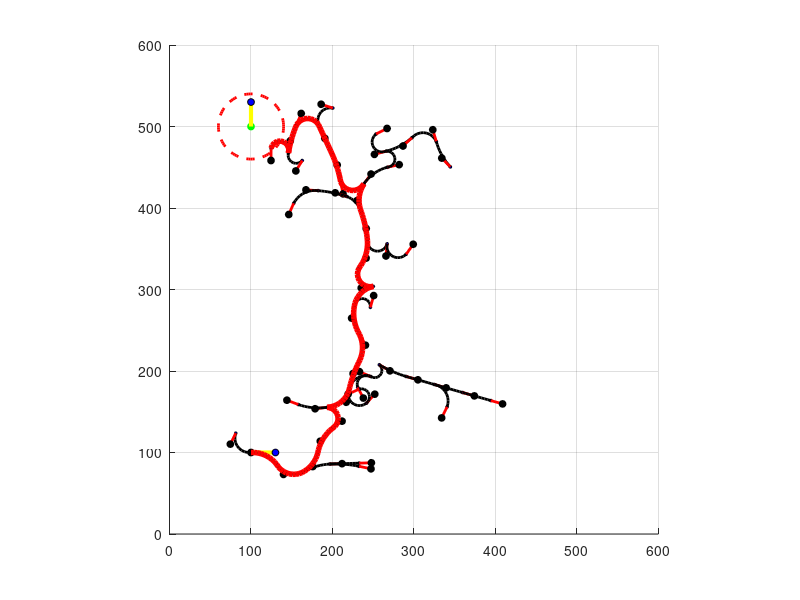

This chart was generated by the following MATLAB code:
clc; clear all; close all; axis equal;
%% Setting up the environment

N = 5000; %maximum number of iterations
step_size = 10;
distance_threshold = 40; %maximum distance between random node and the goal state
orientation_threshold = 10*pi/180;

% Set vehicle constants
dt = 0.1; % Step by 0.1 seconds
L = 7.5; % Car length
max_steering_angle = 0.7; %radians
max_linear_vel = 40;

x_init = 100; y_init = 100; theta_init = 0;
x_goal = 100; y_goal = 500; theta_goal = 90*pi/180;

%x = imread('combined.JPG')
%mapMatrix = image(x)
%mapMatrix
%{
% Enter the map here
rectangle('Position', [40 0 10 80], 'FaceColor', 'black');
rectangle('Position', [90 60 10 100], 'FaceColor', 'black');
rectangle('Position', [90 160 70 10], 'FaceColor', 'black');
rectangle('Position', [150 60 10 100], 'FaceColor', 'black');
rectangle('Position', [120 0 10 40], 'FaceColor', 'black');

% ## MAP 2 ##
rectangle('Position', [0 40 120 10], 'FaceColor', 'black');
rectangle('Position', [80 90 180 10], 'FaceColor', 'black');
rectangle('Position', [0 140 120 10], 'FaceColor', 'black');
mapMatrix(1:120, 40:50) = 1;
mapMatrix(80:200, 90:100) = 1;
mapMatrix(1:120, 140:150) = 1;

mapMatrix(40:50, 1:80) = 1;
mapMatrix(90:100, 60:160) = 1;
mapMatrix(90:160, 160:170) = 1;
mapMatrix(150:160, 60:160) = 1;
mapMatrix(120:130, 1:40) = 1;
%}

%grid size
x_min = 0; y_min = 0;
x_max = 600; y_max = 600;


%drawing the initial and the goal position
figure(1); axis('equal','xy');axis([x_min x_max y_min y_max]); hold on; grid on;
plot(x_init, y_init, 'ko', 'MarkerSize',5, 'MarkerFaceColor','k');
plot(x_goal, y_goal, 'go', 'MarkerSize',5, 'MarkerFaceColor','g');

%line for initial orientation at intitial position
ed = [cos(theta_init) -sin(theta_init); sin(theta_init) cos(theta_init)] * [20*1.5; 0];
plot([x_init, x_init+ed(1)], [y_init, y_init+ed(2)], 'y-', 'Linewidth', 3);
plot(x_init+ed(1), y_init+ed(2), 'ko', 'MarkerSize',5, 'MarkerFaceColor','b');

%line for final orientation at final position
ed = [cos(theta_goal) -sin(theta_goal); sin(theta_goal) cos(theta_goal)] * [20*1.5; 0];
plot([x_goal, x_goal+ed(1)], [y_goal, y_goal+ed(2)], 'y-', 'Linewidth', 3);
plot(x_goal+ed(1), y_goal+ed(2), 'ko', 'MarkerSize',5, 'MarkerFaceColor','b');

%Drawing threshold region around the goal position
viscircles([x_goal, y_goal],distance_threshold,'LineStyle','--');

%% The data structure used to build RRT is a nested structure

%initializing tree
rrt_tree.node(1).x = x_init;
rrt_tree.node(1).y = y_init;
rrt_tree.node(1).theta = theta_init;
rrt_tree.node(1).x_parent = x_init;
rrt_tree.node(1).y_parent = y_init;
rrt_tree.node(1).theta_parent = theta_init;

%velocity at the parent node
rrt_tree.node(1).parent_velocity = 0;

%steering angle at the parent node
rrt_tree.node(1).parent_steering_angle = 0; 
rrt_tree.node(1).distance = 0;
rrt_tree.node(1).index = 1; 
rrt_tree.node(1).parent_index = 0;

%% Building Nonholonomic RRT

%initializing x,y-coordinate and orientation theta of new node that will be
%added in tree R2 * S1
x_new = 0; y_new = 0; theta_new = 0;

iter = 2;
while iter <= N
    %% Generating uniformly distributed random configurations
    
    %Random configuration from a uniform distribution
    x_rand = round((x_max - x_min)*rand);
    y_rand = round((y_max - y_min)*rand);
    %x(x_rand, y_rand)
    %if x(x_rand, y_rand) ~= 255
     %   continue
    %end
    %impixelinfo(x_rand, y_rand)
    theta_rand = (2*pi - 0.0001)*rand;
    
    
    %Adding bias
    random_number = rand;
    bias = 0.1; %Probability by which goal node will be sampled
    if random_number >= (1 - bias) && random_number < 1
        x_rand = x_goal;
        y_rand = y_goal;
        theta_rand = theta_goal;
    else
        x_rand = round((x_max - x_min)*rand);
        y_rand = round((y_max - y_min)*rand);
        theta_rand = (2*pi - 0.0001)*rand;
    end

    
    
    
    
    %% calculating distance between generated random node and other nodes in the tree
    for i = 1:length(rrt_tree.node)
        %Taking euclidean distance metric
        distance(i) = sqrt( (x_rand - rrt_tree.node(i).x)^2 + (y_rand - rrt_tree.node(i).y)^2 +  ((180/pi)^2)*min( [ (theta_rand - rrt_tree.node(i).theta)^2, (theta_rand - rrt_tree.node(i).theta - pi)^2, (theta_rand - rrt_tree.node(i).theta + pi)^2 ] )   );
    end
    [distance_value, parent_index] = min(distance);
    
    %Node in that is closes to the random configuration
    %This is the parent node for the node that will be added to the tree
    x_near = rrt_tree.node(parent_index).x;
    y_near = rrt_tree.node(parent_index).y;
    theta_near = rrt_tree.node(parent_index).theta;
    
    %% Computing motion primitives from the parent node and storing the end points
    % of the trajectories as new possible nodes in the new_node_array
    
    path = [x_near, y_near, theta_near]; %parent node in tree from where we calculate the paths
    steering_angle = -max_steering_angle;
    linear_vel = -max_linear_vel;
    new_node_array_iter = 1; %iterator to keep track of the number of element being added
    distance_new_node = 0; %distance of end point of the motion primitive from random node
    while linear_vel <= max_linear_vel
        while steering_angle <= max_steering_angle
            for i = 2:step_size
                path(i,1) = path(i-1,1) + linear_vel*cos(path(i-1,3))*dt;
                path(i,2) = path(i-1,2) + linear_vel*sin(path(i-1,3))*dt;
                path(i,3) = path(i-1,3) + (linear_vel/L)*tan(steering_angle)*dt;
            end
            distance_new_node = sqrt( (x_rand - path(i,1))^2 + (y_rand - path(i,2))^2 + ((180/pi)^2)*min( [ (theta_rand - path(i,3))^2, (theta_rand - path(i,3) - pi)^2, (theta_rand - path(i,3) + pi)^2 ] )   );
            new_node_array(new_node_array_iter,:) = [distance_new_node, linear_vel, steering_angle, path(i,1), path(i,2), path(i,3)];
            new_node_array_iter = new_node_array_iter + 1;

            steering_angle = steering_angle + 0.05;
        end
        if (linear_vel + 5) > -30 && (linear_vel + 5) < 30
            linear_vel = 30;
        else
            linear_vel = linear_vel + 5;
        end
        steering_angle = -max_steering_angle; %Resetting steering angle for the next linear velocity
    end
    
    %% Computing which node from the new possible nodes is closest to the
    % random node
    [distance_new_node_value, new_node_array_index] = min(new_node_array(:,1));
    %new node parameters
    x_new = new_node_array(new_node_array_index,4);
    y_new = new_node_array(new_node_array_index,5);
    theta_new = new_node_array(new_node_array_index,6);
    
    %Making sure that value of theta lies between 0 and 2*pi. 
    if theta_new < 0
        theta_new = 2*pi - abs(theta_new);
    end
    if theta_new > 2*pi
        while theta_new > 2*pi
            theta_new = theta_new - 2*pi;
        end
    end
    
    parent_vel_new = new_node_array(new_node_array_index,2); %Velocity needed at parent node to reach the new node
    parent_steering_angle_new = new_node_array(new_node_array_index,3); %Steering angle needed at the parent node to reach new node
    %This is because while calculating the paths above we calculate the
    %paths from the parent node. Thus velocity and steering angle are the
    %values at parent node.
    
    %% Checking if the new node lies within the limits of the grid
    
    new_node_validity = 0; %zero if node lies within grid and 1 if it doesn't
    new_x_node_validity = 0;
    new_y_node_valifity = 0;
    if x_new <= x_min || x_new >= x_max
        new_node_validity = 1;
    elseif y_new <= y_min || y_new >= y_max
        new_node_validity = 1;
    end
    
    %% Adding the new node the tree and drawing the path between parent node and new node
    
    if new_node_validity == 0
        rrt_tree.node(iter).x = x_new;
        rrt_tree.node(iter).y = y_new;
        rrt_tree.node(iter).theta = theta_new;
        rrt_tree.node(iter).x_parent = x_near;
        rrt_tree.node(iter).y_parent = y_near;
        rrt_tree.node(iter).theta_parent = theta_near;
        rrt_tree.node(iter).parent_velocity = parent_vel_new; 
        rrt_tree.node(iter).parent_steering_angle = parent_steering_angle_new; 
        rrt_tree.node(iter).distance = distance_new_node_value;
        rrt_tree.node(iter).index = iter; 
        rrt_tree.node(iter).parent_index = parent_index;
        
        %Drawing the path between the new node and the parent node
        path = [x_near, y_near, theta_near];
        for i = 2:step_size
            path(i,1) = path(i-1,1) + parent_vel_new*cos(path(i-1,3))*dt;
            path(i,2) = path(i-1,2) + parent_vel_new*sin(path(i-1,3))*dt;
            path(i,3) = path(i-1,3) + (parent_vel_new/L)*tan(parent_steering_angle_new)*dt;
        end
        plot(path(i,1), path(i,2), 'ko', 'MarkerSize',2, 'MarkerFaceColor','b');
        for j = 2:size(path,1)
            line([path(j,1), path(j-1,1)], [path(j,2), path(j-1,2)], 'Color', 'k', 'LineWidth', 2);
            drawnow
            hold on
        end
        
        %Uncomment this section to draw orientation at the new node in the graph
        ed = [cos(theta_new) -sin(theta_new); sin(theta_new) cos(theta_goal)] * [10*1.5; 0];
        plot([x_new, x_new+ed(1)], [y_new, y_new+ed(2)], 'r-', 'Linewidth', 2);
        plot(x_new+ed(1), y_new+ed(2), 'ko', 'MarkerSize',5, 'MarkerFaceColor','k');
      
        %Checking if goal is within threshold limits from the new state
        distance_to_goal = sqrt( (x_new - x_goal)^2 + (y_new - y_goal)^2); 
        if distance_to_goal <= distance_threshold && ( abs(theta_new - theta_goal)<=orientation_threshold || abs(theta_new - theta_goal - pi) <=orientation_threshold )
            disp('Final Configuration Near the Goal Configuration is:')
            x_coordinate = x_new
            y_coordinate = y_new
            orientation_in_degrees = theta_new*180/pi
            break;
        end
        
        %iterator for the main while loop counting the number of iterations
        iter = iter + 1;
    else
        continue
    end
end

%% plotting the path from goal to the start by backtracing
index = length(rrt_tree.node);
parent_index = rrt_tree.node(index).parent_index;

if sqrt((rrt_tree.node(index).x - x_goal)^2 + (rrt_tree.node(index).y - y_goal)^2) <= distance_threshold
    while parent_index ~= 0
        %while backtracking the path we draw path from parent node to the
        %child node
        path = [rrt_tree.node(index).x_parent, rrt_tree.node(index).y_parent, rrt_tree.node(index).theta_parent ];
        parent_vel_new = rrt_tree.node(index).parent_velocity;
        parent_steering_angle_new = rrt_tree.node(index).parent_steering_angle;
        for i = 2:step_size
            path(i,1) = path(i-1,1) + parent_vel_new*cos(path(i-1,3))*dt;
            path(i,2) = path(i-1,2) + parent_vel_new*sin(path(i-1,3))*dt;
            path(i,3) = path(i-1,3) + (parent_vel_new/L)*tan(parent_steering_angle_new)*dt;
        end
        for j = 2:size(path,1)
            line([path(j,1), path(j-1,1)], [path(j,2), path(j-1,2)], 'Color', 'r', 'LineWidth', 4);
            drawnow
            hold on
        end
        index = parent_index;
        parent_index = rrt_tree.node(index).parent_index;
    end
end
